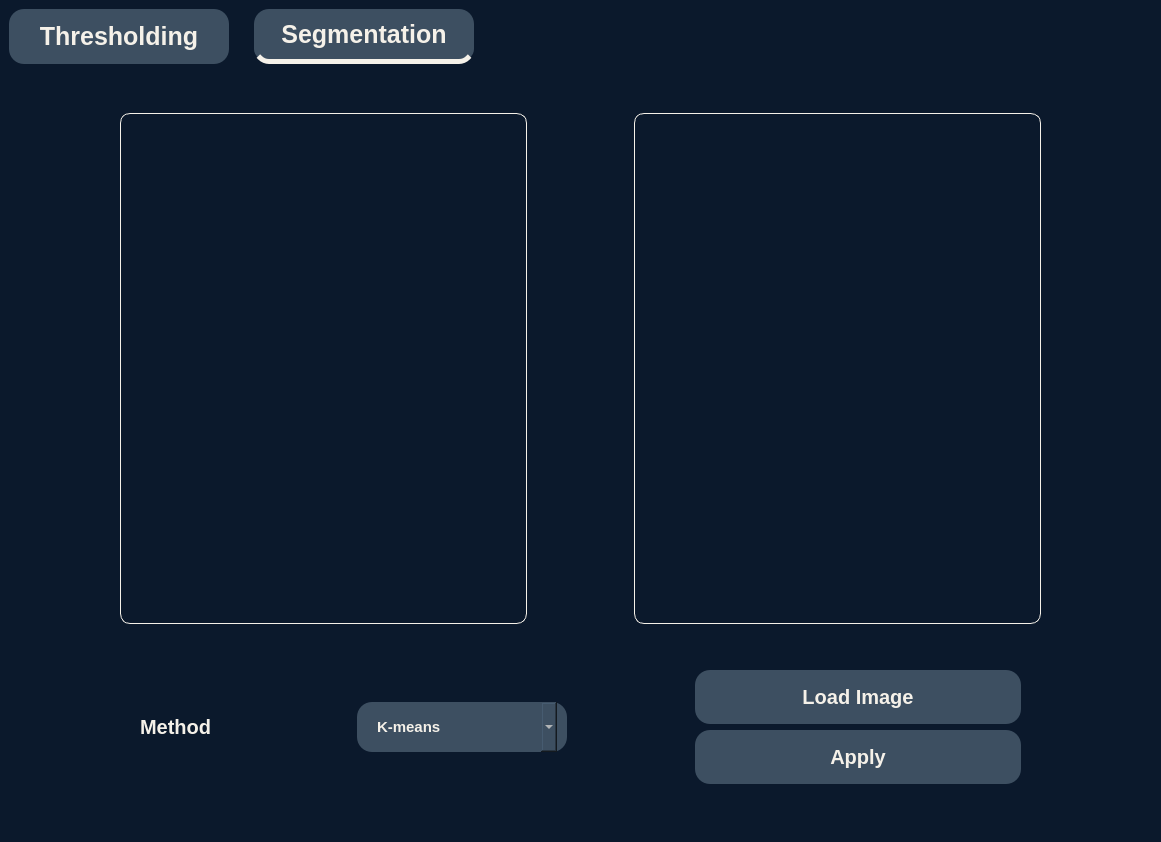
<?xml version="1.0" encoding="UTF-8"?>
<ui version="4.0">
 <class>MainWindow</class>
 <widget class="QMainWindow" name="MainWindow">
  <property name="geometry">
   <rect>
    <x>0</x>
    <y>0</y>
    <width>1161</width>
    <height>842</height>
   </rect>
  </property>
  <property name="windowTitle">
   <string>MainWindow</string>
  </property>
  <property name="styleSheet">
   <string notr="true">border:none;</string>
  </property>
  <widget class="QWidget" name="centralwidget">
   <property name="styleSheet">
    <string notr="true">background-color:#0b192c;
</string>
   </property>
   <layout class="QGridLayout" name="gridLayout">
    <item row="0" column="0">
     <widget class="QTabWidget" name="tabWidget">
      <property name="enabled">
       <bool>true</bool>
      </property>
      <property name="autoFillBackground">
       <bool>false</bool>
      </property>
      <property name="styleSheet">
       <string notr="true">
QTabBar::tab {
min-width: 220px;
min-height:50px;
color:#f5f1e9;
background-color:#3d4f61;
margin-right:25px;
font-weight:bold;
font-size:25px;
border-radius:15px;


}

QTabBar::tab:selected {
border:none;
border-bottom:5px solid #f5f1e9;

}

QTabBar::tab:hover {
    background-color: #6b8299; /* Lighter shade on hover */
}</string>
      </property>
      <property name="currentIndex">
       <number>1</number>
      </property>
      <property name="iconSize">
       <size>
        <width>30</width>
        <height>30</height>
       </size>
      </property>
      <property name="movable">
       <bool>false</bool>
      </property>
      <widget class="QWidget" name="threshold_tab">
       <property name="styleSheet">
        <string notr="true"/>
       </property>
       <attribute name="title">
        <string>Thresholding</string>
       </attribute>
       <layout class="QVBoxLayout" name="verticalLayout" stretch="0,5,0,3,0">
        <item>
         <spacer name="verticalSpacer">
          <property name="orientation">
           <enum>Qt::Vertical</enum>
          </property>
          <property name="sizeHint" stdset="0">
           <size>
            <width>20</width>
            <height>40</height>
           </size>
          </property>
         </spacer>
        </item>
        <item>
         <layout class="QHBoxLayout" name="DisplayArea" stretch="1,4,1,4,1">
          <item>
           <spacer name="horizontalSpacer">
            <property name="orientation">
             <enum>Qt::Horizontal</enum>
            </property>
            <property name="sizeHint" stdset="0">
             <size>
              <width>40</width>
              <height>20</height>
             </size>
            </property>
           </spacer>
          </item>
          <item>
           <widget class="QLabel" name="thresh_original_img">
            <property name="styleSheet">
             <string notr="true">border:1px solid #f5f1e9;
border-radius:10px;
padding:10px;</string>
            </property>
            <property name="text">
             <string/>
            </property>
            <property name="scaledContents">
             <bool>false</bool>
            </property>
           </widget>
          </item>
          <item>
           <spacer name="horizontalSpacer_2">
            <property name="orientation">
             <enum>Qt::Horizontal</enum>
            </property>
            <property name="sizeHint" stdset="0">
             <size>
              <width>40</width>
              <height>20</height>
             </size>
            </property>
           </spacer>
          </item>
          <item>
           <widget class="QLabel" name="thresh_output_img">
            <property name="styleSheet">
             <string notr="true">border:1px solid #f5f1e9;
border-radius:10px;
padding:10px;</string>
            </property>
            <property name="text">
             <string/>
            </property>
           </widget>
          </item>
          <item>
           <spacer name="horizontalSpacer_3">
            <property name="orientation">
             <enum>Qt::Horizontal</enum>
            </property>
            <property name="sizeHint" stdset="0">
             <size>
              <width>40</width>
              <height>20</height>
             </size>
            </property>
           </spacer>
          </item>
         </layout>
        </item>
        <item>
         <spacer name="verticalSpacer_3">
          <property name="orientation">
           <enum>Qt::Vertical</enum>
          </property>
          <property name="sizeHint" stdset="0">
           <size>
            <width>20</width>
            <height>40</height>
           </size>
          </property>
         </spacer>
        </item>
        <item>
         <layout class="QHBoxLayout" name="settings_layout" stretch="1,4,1,3,1">
          <item>
           <spacer name="horizontalSpacer_6">
            <property name="orientation">
             <enum>Qt::Horizontal</enum>
            </property>
            <property name="sizeHint" stdset="0">
             <size>
              <width>40</width>
              <height>20</height>
             </size>
            </property>
           </spacer>
          </item>
          <item>
           <layout class="QVBoxLayout" name="thresholding_settings" stretch="2,2">
            <item>
             <layout class="QHBoxLayout" name="horizontalLayout_12">
              <item>
               <widget class="QLabel" name="label">
                <property name="styleSheet">
                 <string notr="true">margin-left:5px;
color:#f5f1e9;
font-weight:bold;
font-size:20px;
</string>
                </property>
                <property name="text">
                 <string>thresholding method</string>
                </property>
               </widget>
              </item>
              <item>
               <widget class="QComboBox" name="thresholding_method">
                <property name="styleSheet">
                 <string notr="true">padding:15px 20px;
color:#f5f1e9;
background-color:#3d4f61;
margin-right:10px;
font-weight:bold;
font-size:20px;
border-radius:15px;</string>
                </property>
                <item>
                 <property name="text">
                  <string>Optimal</string>
                 </property>
                </item>
                <item>
                 <property name="text">
                  <string>Otsu</string>
                 </property>
                </item>
                <item>
                 <property name="text">
                  <string>Spectral</string>
                 </property>
                </item>
               </widget>
              </item>
             </layout>
            </item>
            <item>
             <layout class="QVBoxLayout" name="verticalLayout_9">
              <item>
               <widget class="QRadioButton" name="local_thresholding">
                <property name="styleSheet">
                 <string notr="true">margin-left:5px;
color:#f5f1e9;
font-weight:bold;
font-size:20px;
</string>
                </property>
                <property name="text">
                 <string> Local</string>
                </property>
               </widget>
              </item>
              <item>
               <widget class="QRadioButton" name="global_thresholding">
                <property name="styleSheet">
                 <string notr="true">margin-left:5px;
color:#f5f1e9;
font-weight:bold;
font-size:20px;
</string>
                </property>
                <property name="text">
                 <string>Global</string>
                </property>
               </widget>
              </item>
             </layout>
            </item>
           </layout>
          </item>
          <item>
           <spacer name="horizontalSpacer_4">
            <property name="orientation">
             <enum>Qt::Horizontal</enum>
            </property>
            <property name="sizeHint" stdset="0">
             <size>
              <width>40</width>
              <height>20</height>
             </size>
            </property>
           </spacer>
          </item>
          <item>
           <layout class="QVBoxLayout" name="buttons_layout">
            <item>
             <widget class="QPushButton" name="load_image_btn">
              <property name="styleSheet">
               <string notr="true">QPushButton{
padding:15px 20px;
color:#f5f1e9;
background-color:#3d4f61;
margin-right:10px;
font-weight:bold;
font-size:20px;
border-radius:15px;
}
QPushButton:hover{
background-color:#6b8299;
}</string>
              </property>
              <property name="text">
               <string>Load Image</string>
              </property>
             </widget>
            </item>
            <item>
             <widget class="QPushButton" name="apply_btn">
              <property name="styleSheet">
               <string notr="true">QPushButton{
padding:15px 20px;
color:#f5f1e9;
background-color:#3d4f61;
margin-right:10px;
font-weight:bold;
font-size:20px;
border-radius:15px;
}
QPushButton:hover{
background-color:#6b8299;
}</string>
              </property>
              <property name="text">
               <string>Apply</string>
              </property>
             </widget>
            </item>
           </layout>
          </item>
          <item>
           <spacer name="horizontalSpacer_5">
            <property name="orientation">
             <enum>Qt::Horizontal</enum>
            </property>
            <property name="sizeHint" stdset="0">
             <size>
              <width>40</width>
              <height>20</height>
             </size>
            </property>
           </spacer>
          </item>
         </layout>
        </item>
        <item>
         <spacer name="verticalSpacer_4">
          <property name="orientation">
           <enum>Qt::Vertical</enum>
          </property>
          <property name="sizeHint" stdset="0">
           <size>
            <width>20</width>
            <height>40</height>
           </size>
          </property>
         </spacer>
        </item>
       </layout>
      </widget>
      <widget class="QWidget" name="segmentation_tab">
       <attribute name="title">
        <string>Segmentation</string>
       </attribute>
       <layout class="QVBoxLayout" name="verticalLayout_10">
        <item>
         <layout class="QVBoxLayout" name="verticalLayout_8" stretch="0,5,0,5,0">
          <item>
           <spacer name="verticalSpacer_2">
            <property name="orientation">
             <enum>Qt::Vertical</enum>
            </property>
            <property name="sizeHint" stdset="0">
             <size>
              <width>20</width>
              <height>40</height>
             </size>
            </property>
           </spacer>
          </item>
          <item>
           <layout class="QHBoxLayout" name="display_layout" stretch="1,4,1,4,1">
            <item>
             <spacer name="horizontalSpacer_8">
              <property name="orientation">
               <enum>Qt::Horizontal</enum>
              </property>
              <property name="sizeHint" stdset="0">
               <size>
                <width>40</width>
                <height>20</height>
               </size>
              </property>
             </spacer>
            </item>
            <item>
             <widget class="QLabel" name="seg_original_img">
              <property name="styleSheet">
               <string notr="true">border:1px solid #f5f1e9;
border-radius:10px;
padding:10px;</string>
              </property>
              <property name="text">
               <string/>
              </property>
             </widget>
            </item>
            <item>
             <spacer name="horizontalSpacer_7">
              <property name="orientation">
               <enum>Qt::Horizontal</enum>
              </property>
              <property name="sizeHint" stdset="0">
               <size>
                <width>40</width>
                <height>20</height>
               </size>
              </property>
             </spacer>
            </item>
            <item>
             <widget class="QLabel" name="seg_output_img">
              <property name="styleSheet">
               <string notr="true">border:1px solid #f5f1e9;
border-radius:10px;
padding:10px;</string>
              </property>
              <property name="text">
               <string/>
              </property>
             </widget>
            </item>
            <item>
             <spacer name="horizontalSpacer_9">
              <property name="orientation">
               <enum>Qt::Horizontal</enum>
              </property>
              <property name="sizeHint" stdset="0">
               <size>
                <width>40</width>
                <height>20</height>
               </size>
              </property>
             </spacer>
            </item>
           </layout>
          </item>
          <item>
           <spacer name="verticalSpacer_5">
            <property name="orientation">
             <enum>Qt::Vertical</enum>
            </property>
            <property name="sizeHint" stdset="0">
             <size>
              <width>20</width>
              <height>40</height>
             </size>
            </property>
           </spacer>
          </item>
          <item>
           <layout class="QHBoxLayout" name="horizontalLayout_14" stretch="1,4,1,3,1">
            <item>
             <spacer name="horizontalSpacer_12">
              <property name="orientation">
               <enum>Qt::Horizontal</enum>
              </property>
              <property name="sizeHint" stdset="0">
               <size>
                <width>40</width>
                <height>20</height>
               </size>
              </property>
             </spacer>
            </item>
            <item>
             <layout class="QHBoxLayout" name="horizontalLayout_15">
              <item>
               <widget class="QLabel" name="label_2">
                <property name="styleSheet">
                 <string notr="true">margin-left:5px;
color:#f5f1e9;
font-weight:bold;
font-size:20px;
margin-right:10px;</string>
                </property>
                <property name="text">
                 <string>Method</string>
                </property>
               </widget>
              </item>
              <item>
               <widget class="QComboBox" name="seg_method_comboBox">
                <property name="styleSheet">
                 <string notr="true">padding:15px 20px;
color:#f5f1e9;
background-color:#3d4f61;
margin-right:10px;
font-weight:bold;
font-size:15px;
border-radius:15px;</string>
                </property>
                <item>
                 <property name="text">
                  <string>K-means</string>
                 </property>
                </item>
                <item>
                 <property name="text">
                  <string>Region growing</string>
                 </property>
                </item>
                <item>
                 <property name="text">
                  <string>agglomerative</string>
                 </property>
                </item>
                <item>
                 <property name="text">
                  <string>mean-shift</string>
                 </property>
                </item>
               </widget>
              </item>
             </layout>
            </item>
            <item>
             <spacer name="horizontalSpacer_10">
              <property name="orientation">
               <enum>Qt::Horizontal</enum>
              </property>
              <property name="sizeHint" stdset="0">
               <size>
                <width>40</width>
                <height>20</height>
               </size>
              </property>
             </spacer>
            </item>
            <item>
             <layout class="QVBoxLayout" name="verticalLayout_11">
              <item>
               <widget class="QPushButton" name="load_btn">
                <property name="styleSheet">
                 <string notr="true">QPushButton{
padding:15px 20px;
color:#f5f1e9;
background-color:#3d4f61;
margin-right:10px;
font-weight:bold;
font-size:20px;
border-radius:15px;
}
QPushButton:hover{
background-color:#6b8299;
}</string>
                </property>
                <property name="text">
                 <string>Load Image</string>
                </property>
               </widget>
              </item>
              <item>
               <widget class="QPushButton" name="apply_btn_2">
                <property name="styleSheet">
                 <string notr="true">QPushButton{
padding:15px 20px;
color:#f5f1e9;
background-color:#3d4f61;
margin-right:10px;
font-weight:bold;
font-size:20px;
border-radius:15px;
}
QPushButton:hover{
background-color:#6b8299;
}</string>
                </property>
                <property name="text">
                 <string>Apply</string>
                </property>
               </widget>
              </item>
             </layout>
            </item>
            <item>
             <spacer name="horizontalSpacer_11">
              <property name="orientation">
               <enum>Qt::Horizontal</enum>
              </property>
              <property name="sizeHint" stdset="0">
               <size>
                <width>40</width>
                <height>20</height>
               </size>
              </property>
             </spacer>
            </item>
           </layout>
          </item>
          <item>
           <spacer name="verticalSpacer_6">
            <property name="orientation">
             <enum>Qt::Vertical</enum>
            </property>
            <property name="sizeHint" stdset="0">
             <size>
              <width>20</width>
              <height>40</height>
             </size>
            </property>
           </spacer>
          </item>
         </layout>
        </item>
       </layout>
      </widget>
     </widget>
    </item>
   </layout>
  </widget>
 </widget>
 <resources/>
 <connections/>
</ui>
